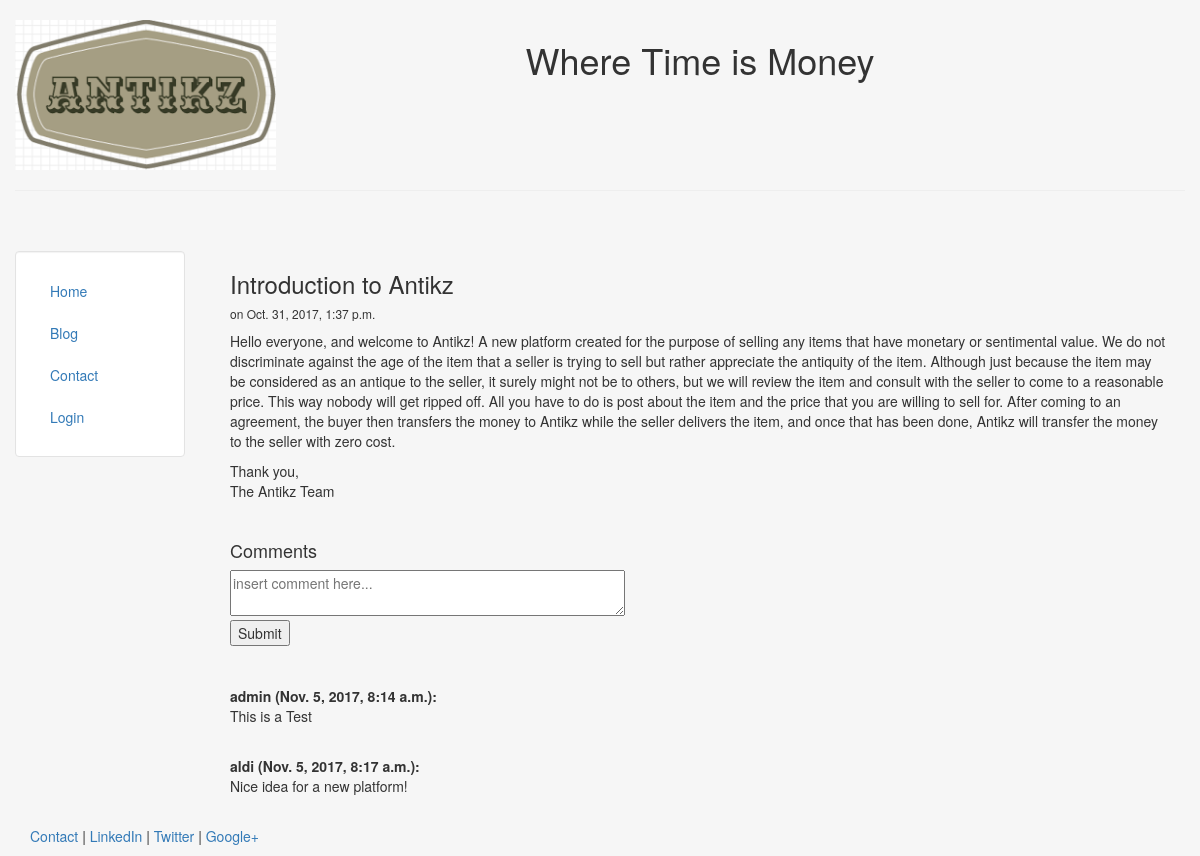
The page /blog/1 on the database its author committed.
### blog/models.py (models this page shows, shortened)
class Post(models.Model):
	title = models.CharField(max_length=140)
	body = models.TextField()
	date = models.DateTimeField()

class Comment(models.Model):
	userid = models.ForeignKey('auth.User', null=True)
	postid = models.ForeignKey('Post', null=True)
	body = models.TextField()
	date = models.DateTimeField(auto_now_add = True)

### blog/views.py (the view)
# urls.py: url(r'^(?P<pk>\d+)$', views.viewblog),#DetailView.as_view(model= Post,
def viewblog(request, pk):
	post = Post.objects.get(pk = pk)
	comments = Comment.objects.filter(postid = post)
	return render(request, 'blog/post.html', {'post': post, 'comments' : comments})

### blog/templates/blog/post.html (shortened to what this page needs)
{% extends "personal/header.html" %}
{% block content %}
	<h3>{{post.title}}</h3>
	<h6>on {{post.date}}</h6>
	{{post.body|safe|linebreaks}}
	<br>
	<h4>Comments</h4>
	<form action="{{post.pk}}/postcomment" method="post">
		<textarea type="text" name="Comment" rows="2" cols="50" placeholder="insert comment here..."></textarea><br>
		<input type="submit" name="ok">
	</form>
	<br><br>
	<div>
		{% for comment in comments %}
			<p> <strong> {{ comment.userid }} ({{comment.date}}):</strong> <br> {{ comment.body }}</p> <br>
		{% endfor %}
	</div>
{% endblock %}

### blog/templates/personal/header.html (style rules this page uses)
html, body { height:100% }

### rows shown on the page
Post: title "Introduction to Antikz", date "Oct. 31, 2017, 1:37 p.m.", body "Hello everyone, and welcome to Antikz! A new platform created for the purpose of selling any items that have monetary or sentimental value. We do not discriminate against the age of the item that a seller is trying to sell but rather appreciate the antiquity of the item. Although just because the item may be considered as an antique to the seller, it surely might not be to others, but we will review the item and consult with the seller to come to a reasonable price. This way nobody will get ripped off. All you have to do is post about the item and the price that you are willing to sell for. After coming to an agreement, the buyer then transfers the money to Antikz while the seller delivers…"
Comment: userid "admin", date "Nov. 5, 2017, 8:14 a.m.", body "This is a Test"
Comment: userid "aldi", date "Nov. 5, 2017, 8:17 a.m.", body "Nice idea for a new platform!"
